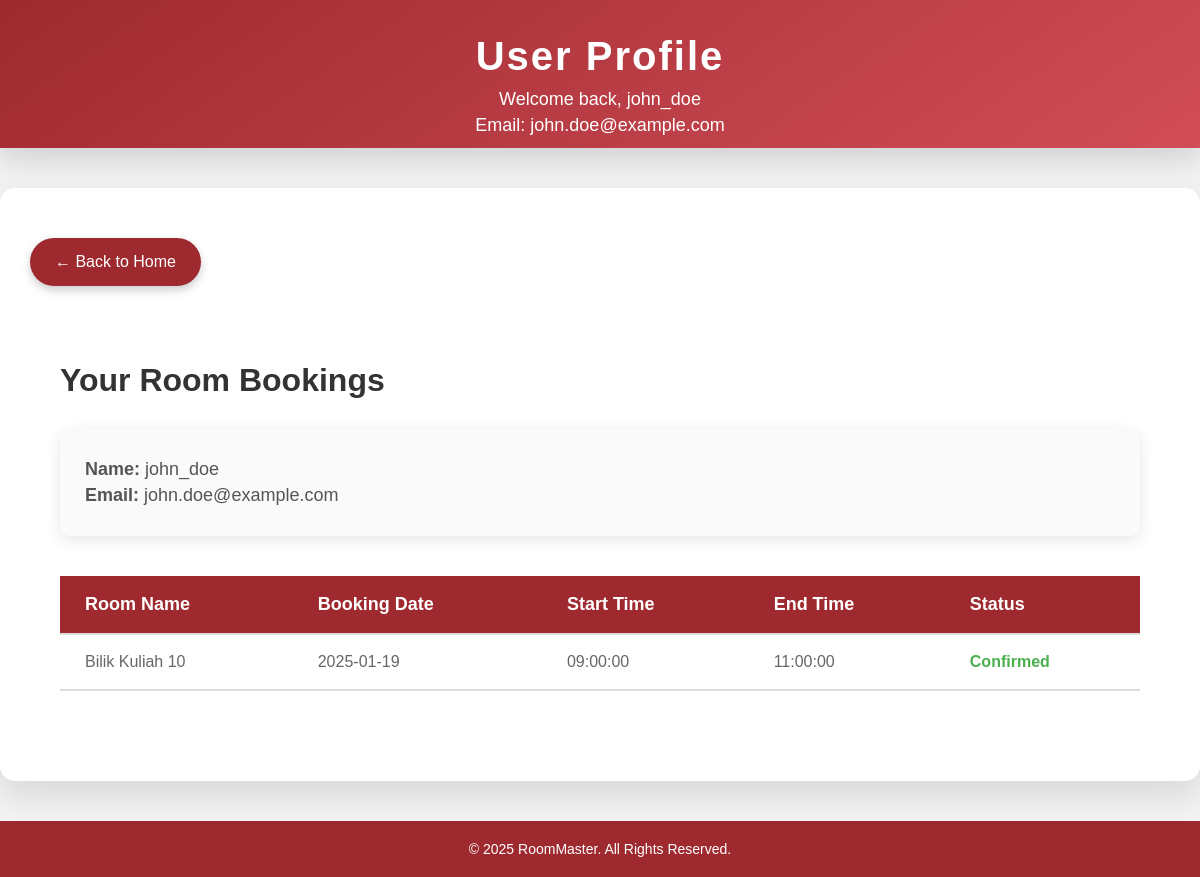
The app's page /profile.php (signed in) with its own data.
### tables this page shows
CREATE TABLE IF NOT EXISTS users (
    user_id INT AUTO_INCREMENT PRIMARY KEY,
    username VARCHAR(255) NOT NULL UNIQUE,
    password VARCHAR(255) NOT NULL,   
    email VARCHAR(255) NOT NULL UNIQUE,
    role ENUM('student', 'teacher') NOT NULL DEFAULT 'student'
);

CREATE TABLE IF NOT EXISTS bookings (
    booking_id INT AUTO_INCREMENT PRIMARY KEY,
    user_id INT NOT NULL,
    room_id INT NOT NULL,
    booking_date DATE NOT NULL,
    start_time TIME NOT NULL,
    end_time TIME NOT NULL,
    status ENUM('Confirmed', 'Cancelled', 'Completed') NOT NULL DEFAULT 'Confirmed',
    FOREIGN KEY (user_id) REFERENCES users(user_id),
    FOREIGN KEY (room_id) REFERENCES rooms(room_id)
);

CREATE TABLE IF NOT EXISTS rooms (
    room_id INT AUTO_INCREMENT PRIMARY KEY,
    room_name VARCHAR(255) NOT NULL,
    capacity INT NOT NULL,
    equipment TEXT,   
    status ENUM('Available', 'Booked', 'Maintenance') NOT NULL DEFAULT 'Available'
);

### profile.php (the view, shortened to what this page needs)
<?php
include('db_connect.php');
$user_id = $_SESSION['user_id'];
$query = "SELECT username, email FROM users WHERE user_id = ?";
$stmt = $conn->prepare($query);
$stmt->bind_param("i", $user_id);
$stmt->execute();
$result = $stmt->get_result();
if ($result->num_rows > 0) {
    $user = $result->fetch_assoc();
} else {
    echo "User not found.";
    exit;
}
$booking_query = "SELECT b.booking_id, r.room_name, b.booking_date, b.start_time, b.end_time, b.status
                  FROM bookings b
                  JOIN rooms r ON b.room_id = r.room_id
                  WHERE b.user_id = ?
                  ORDER BY b.booking_date DESC, b.start_time DESC";
$booking_stmt = $conn->prepare($booking_query);
$booking_stmt->bind_param("i", $user_id);
$booking_stmt->execute();
$booking_result = $booking_stmt->get_result();
?>
<!DOCTYPE html>
<html lang="en">
<head>
</head>
<body>
<header>
    <h1>User Profile</h1>
    <p>Welcome back, <?php echo htmlspecialchars($user['username']); ?></p>
    <p>Email: <?php echo htmlspecialchars($user['email']); ?></p>
</header>
<div class="container">
    <a href="home.php" class="back-button">← Back to Home</a>
    <div class="content">
        <h2>Your Room Bookings</h2>
        <div class="user-info">
            <div>
                <p><strong>Name:</strong> <?php echo htmlspecialchars($user['username']); ?></p>
                <p><strong>Email:</strong> <?php echo htmlspecialchars($user['email']); ?></p>
            </div>
        </div>
        <div class="table-container">
            <?php if ($booking_result->num_rows > 0): ?>
                <table>
                    <thead>
                        <tr>
                            <th>Room Name</th>
                            <th>Booking Date</th>
                            <th>Start Time</th>
                            <th>End Time</th>
                            <th>Status</th>
                        </tr>
                    </thead>
                    <tbody>
                        <?php while ($booking = $booking_result->fetch_assoc()): ?>
                            <tr>
                                <td><?php echo htmlspecialchars($booking['room_name']); ?></td>
                                <td><?php echo htmlspecialchars($booking['booking_date']); ?></td>
                                <td><?php echo htmlspecialchars($booking['start_time']); ?></td>
                                <td><?php echo htmlspecialchars($booking['end_time']); ?></td>
                                <td>
                                    <span class="<?php echo htmlspecialchars($booking['status']) === 'Confirmed' ? 'status-confirmed' : (htmlspecialchars($booking['status']) === 'Pending' ? 'status-pending' : 'status-rejected'); ?>">
                                        <?php echo htmlspecialchars($booking['status']); ?>
                                    </span>
                                </td>
                            </tr>
                        <?php endwhile; ?>
                    </tbody>
                </table>
            <?php else: ?>
                <p>No bookings found.</p>
            <?php endif; ?>
        </div>
    </div>
</div>
<footer>
    &copy; <?php echo date("Y"); ?> RoomMaster. All Rights Reserved.
</footer>
</body>
</html>

### profile.php (style rules this page uses)
body { font-family: 'Arial', sans-serif; background-color: #f2f2f2; margin: 0; padding: 0; color: #333; }
header { background: linear-gradient(145deg, #9e2a2f, #d14d57); color: white; padding: 7px 0; text-align: center; box-shadow: 0px 10px 30px rgba(0, 0, 0, 0.15); }
header h1 { font-size: 40px; margin-bottom: 10px; font-weight: 700; letter-spacing: 2px; }
header p { font-size: 18px; margin: 5px 0; font-weight: 300; }
.container { max-width: 1200px; margin: 40px auto; background-color: #fff; border-radius: 15px; box-shadow: 0 15px 30px rgba(0, 0, 0, 0.1); padding: 30px; overflow: hidden; }
.back-button { display: inline-block; margin: 20px 0; padding: 15px 25px; background-color: #9e2a2f; color: white; text-decoration: none; font-size: 16px; border-radius: 50px; box-shadow: 0 4px 10px rgba(0, 0, 0, 0.2); transition: all 0.3s ease; }
.content { padding: 30px; }
.content h2 { font-size: 32px; color: #333; margin-bottom: 30px; font-weight: 600; }
.user-info { display: flex; justify-content: space-between; align-items: center; background-color: #fafafa; padding: 25px; border-radius: 10px; box-shadow: 0 4px 15px rgba(0, 0, 0, 0.1); margin-bottom: 40px; }
.user-info p { font-size: 18px; margin: 5px 0; color: #555; }
.table-container { margin-top: 30px; }
table { width: 100%; border-collapse: collapse; margin-bottom: 30px; }
table th, table td { padding: 18px 25px; text-align: left; border-bottom: 2px solid #ddd; }
table th { background-color: #9e2a2f; color: white; font-size: 18px; font-weight: bold; }
table td { font-size: 16px; color: #666; font-weight: 400; }
.status-confirmed { color: #4CAF50; font-weight: bold; }
footer { background-color: #9e2a2f; color: white; text-align: center; padding: 20px; font-size: 14px; }

### records on screen
users: username "john_doe", email "john.doe@example.com"
bookings: room.room_name "Bilik Kuliah 10", booking_date "2025-01-19", start_time "09:00:00", end_time "11:00:00", status "Confirmed"
